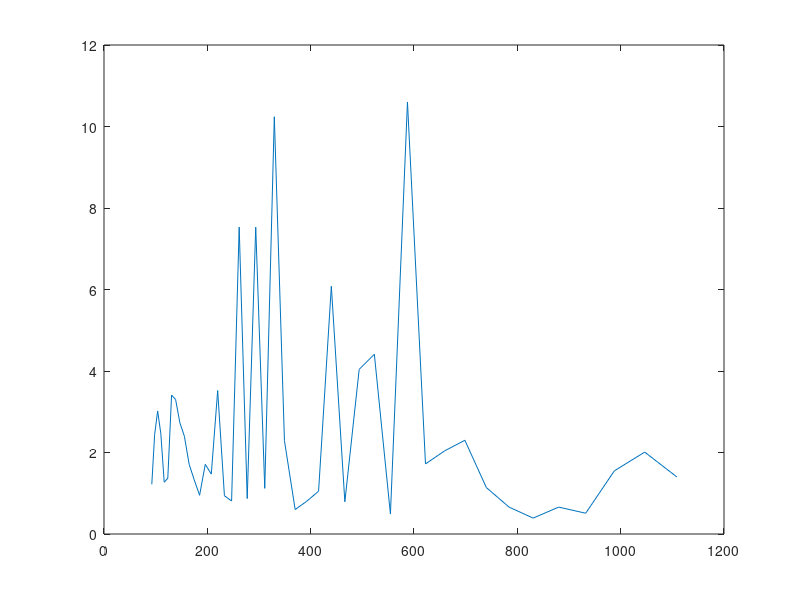

Recreate this plot in MATLAB.
freqs = [92.50,98.00,103.83,110.00,116.54,123.47,130.81,138.59,146.83,155.56,164.81,174.61,185.00,196.00,207.65,220.00,233.08,246.94,261.63,277.18,293.66,311.13,329.63,349.23,369.99,392.00,415.30,440.00,466.16,493.88,523.25,554.37,587.33,622.25,659.26,698.46,739.99,783.99,830.61,880.00,932.33,987.77,1046.50,1108.73;1.22,2.44,3.02,2.46,1.27,1.37,3.41,3.30,2.73,2.40,1.71,1.33,0.95,1.71,1.47,3.52,0.94,0.81,7.53,0.87,7.53,1.12,10.24,2.29,0.60,0.80,1.05,6.08,0.79,4.04,4.41,0.49,10.60,1.72,2.04,2.30,1.14,0.66,0.39,0.66,0.51,1.55,2.01,1.40];
plot ( freqs(1,:), freqs(2,:)); pause
